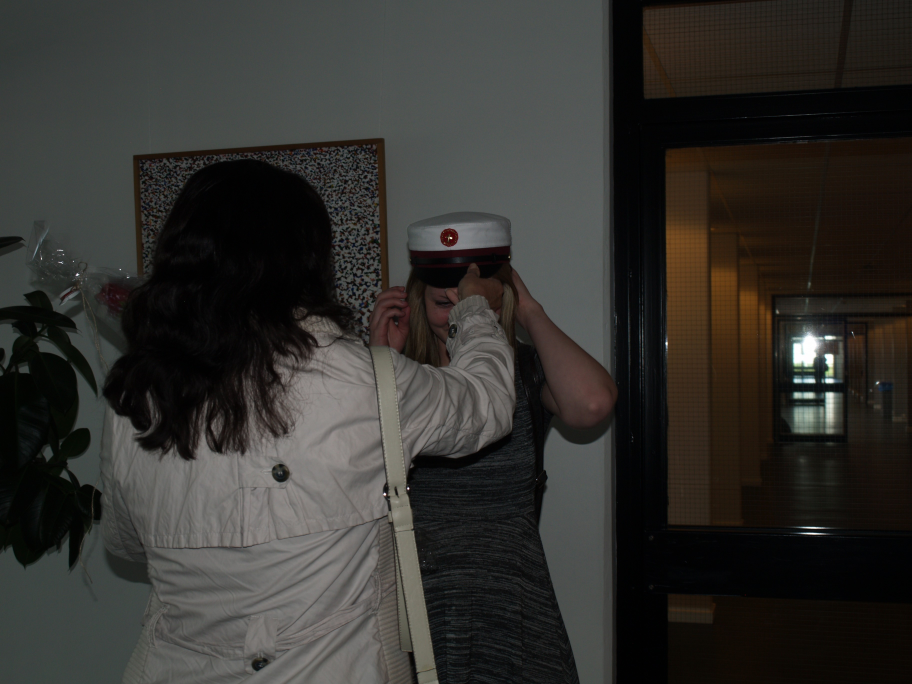
#> input picture Amanda/imagefolder/2014-06-24 17.11.40.jpg, 3648 x 2736 px, found by its file name (shown at 1/4 size); its folder holds 4 pictures in this run
$ python main.py
#> lines starting #> are read from the running program, lines starting #| are printed output that depends on the picture
### Amanda/Downsampling.py
import os
from os import listdir
import cv2 as cv
import math

# import images from folder:
# https://www.geeksforgeeks.org/how-to-iterate-through-images-in-a-folder-python/
# resize images with OpenCV:
# https://stackoverflow.com/questions/30230592/loading-all-images-using-imread-from-a-given-folder

class Downsampling:

    folder_dir = "D:\Git_repositoryries\P6ContentAwareEditing\Amanda\imagefolder"  # image path/directory
    original_img = []
    resized_img = []
    recolored_img = []
    HSV_img = []

    def import_images(self):
        print("Importing images...")
        for img in os.listdir(self.folder_dir):
            img = cv.imread(os.path.join(self.folder_dir, img))
#> img is the input picture: shape (2736, 3648, 3); mean B, G, R 46.1, 49.5, 50.9
            if img is not None:
                self.original_img.append(img)

        return self.original_img

    def rescale_images(self):

        # new image dimensions
        width = 64
        height = 64
        dimensions = (width, height)

        for img in self.original_img:
            height = img.shape[0]
            width = img.shape[1]

            # where to chop
            if width > height:
                y1 = int(img.shape[0] / 2 - height / 2)
                y2 = int(img.shape[0] / 2 + height / 2)
                x1 = int(img.shape[1] / 2 - height / 2)
                x2 = int(img.shape[1] / 2 + height / 2)
            else:
                y1 = int(img.shape[0] / 2 - width / 2)
                y2 = int(img.shape[0] / 2 + width / 2)
                x1 = int(img.shape[1] / 2 - width / 2)
                x2 = int(img.shape[1] / 2 + width / 2)

            # crop image
            img = img[y1:y2, x1:x2]

            # resize image
            img = cv.resize(img, dimensions, interpolation=cv.INTER_AREA)
            self.resized_img.append(img)
#> this loop made 4 passes
#> pass 1, in rescale_images, `img = img[y1:y2, x1:x2]`:
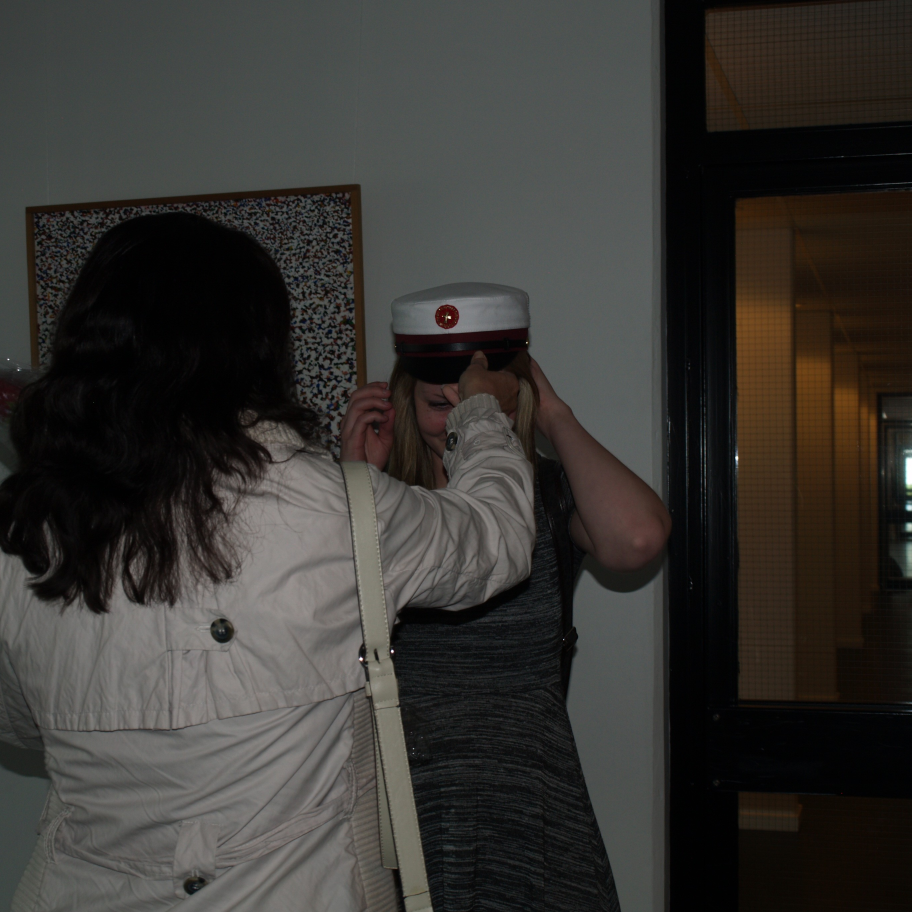
#> img: shape (2736, 2736, 3) (shown at 1/3 size); mean of channels 0, 1, 2 50.4, 53.7, 55.7; drawn as B, G, R
#> pass 1, in rescale_images, `img = cv.resize(img, dimensions, interpolation=cv.INTER_AREA)`:
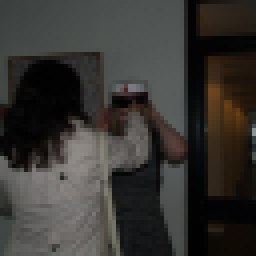
#> img: shape (64, 64, 3) (shown 4 times larger); mean of channels 0, 1, 2 50.4, 53.7, 55.7; drawn as B, G, R
#> pass 2, in rescale_images, `img = img[y1:y2, x1:x2]`:
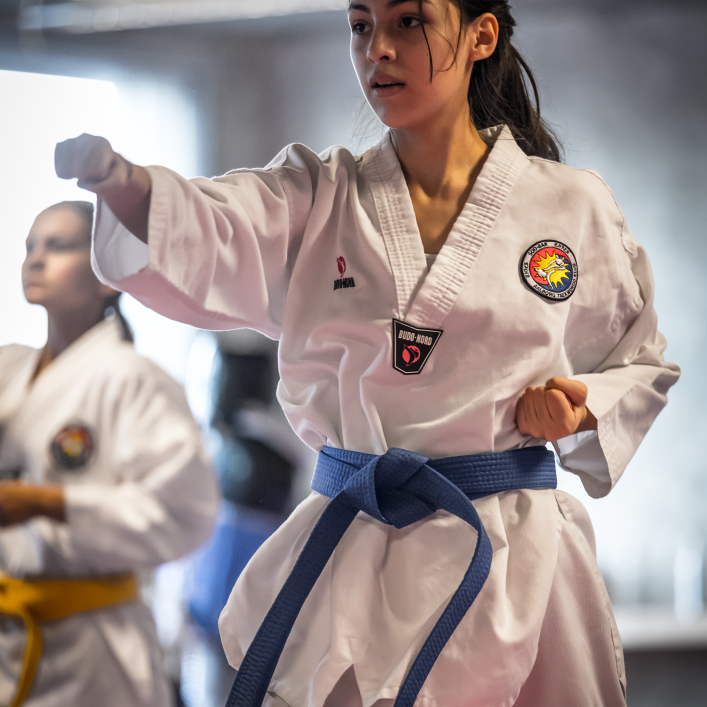
#> img: shape (1414, 1414, 3) (shown at 1/2 size); mean of channels 0, 1, 2 143.9, 145.3, 157.8; drawn as B, G, R
#> pass 2, in rescale_images, `img = cv.resize(img, dimensions, interpolation=cv.INTER_AREA)`:
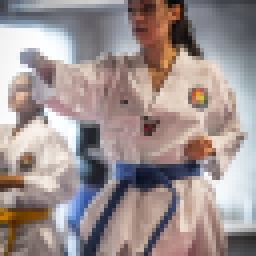
#> img: shape (64, 64, 3) (shown 4 times larger); mean of channels 0, 1, 2 143.9, 145.3, 157.8; drawn as B, G, R

        return self.resized_img

    def recolor_images(self):

        for img in self.resized_img:
            height = img.shape[0]
            width = img.shape[1]

            # remove grey pixels!
            for y in range(0, height-1):  # row
                for x in range(0, width-1):  # column

                    i = 0  # how far away from the current pixel we look for other pixels
                    kernel = [] # create a list of surrounding pixels

                    # checks if the color channels are similar
                    while all(colors == img[y, x][0] for colors in img[y, x]):

                        i += 1

                        # check if the pixels are inside the image
                        if x > 0+i and y > 0+i:
                            kernel.append(img[y-i, x-i])
                        if y > 0+i:
                            kernel.append(img[y-i, x])
                        if x < width-i and y > 0+i:
                            kernel.append(img[y-i, x+i])
                        if x > 0+i:
                            kernel.append(img[y, x-i])
                        kernel.append(img[y, x])
                        if x < width-i:
                            kernel.append(img[y, x+i])
                        if x > 0+i and y < height-i:
                            kernel.append(img[y+i, x-i])
                        if y < height-i:
                            kernel.append(img[y+i, x])
                        if x < width-i and y < height-i:
                            kernel.append(img[y+i, x+i])

                        # calculate sum of pixels within kernel
                        kernel_sum = [0, 0, 0]
                        for pixel in kernel:
                            kernel_sum += pixel

                        # calculate average and change value of pixel
                        average = kernel_sum / len(kernel)
                        img[y, x] = [round(average[0]), round(average[1]), round(average[2])]

            self.recolored_img.append(img)

        return self.recolored_img

    def BGR2HSV(self):

        for img in self.resized_img:

            # convert to HSV:
            # In OpenCV, Hue has values from 0 to 180, Saturation and Value from 0 to 255.
            # Thus, OpenCV uses HSV ranges between (0-180, 0-255, 0-255)
            img = cv.cvtColor(img, cv.COLOR_BGR2HSV)
            self.HSV_img.append(img)

        return self.HSV_img

### Amanda/Kmeans.py
import cv2 as cv
import numpy as np
import matplotlib.pyplot as plt
import PIL
from sklearn.cluster import KMeans
import warnings

from Downsampling import *

# Colors: https://towardsdatascience.com/finding-most-common-colors-in-python-47ea0767a06a
# Edges:  https://towardsdatascience.com/canny-edge-detection-step-by-step-in-python-computer-vision-b49c3a2d8123

# HSV range: H 360, S 180, V 180


class Kmeans:
    # Import images
    images = Downsampling()
    data = images.BGR2HSV()
    results = []

    debug = False

    def clustering(self):
        # Number of clusters
        clusters = KMeans(n_clusters=5)

        for img in self.data:
            # The hue for each image is stored in a list
            hue_values = []

            # Making the clustering process illumination invariant by setting saturation and value to 180.
            img[:, :, 1] = 180
            img[:, :, 2] = 180

            # Perform clustering
            clusters.fit(img.reshape(-1, 3))
            #print("img reshape", img.reshape(-1, 3))
            #print("img", img)

            # Create palette with clusters
            width = 300
            palette = np.zeros((50, width, 3), np.uint8)
            steps = width / clusters.cluster_centers_.shape[0]

            for idx, centers in enumerate(clusters.cluster_centers_):
                palette[:, int(idx * steps):(int((idx + 1) * steps)), :] = centers

            for color in clusters.cluster_centers_:
                hue_values.append(round(color[0], 2))

            self.results.append(hue_values)

            if self.debug:
                # Print results
                print("Cluster centers: \n", clusters.cluster_centers_)
                print("Most dominant hue values", self.results)

                # Show image and corresponding palette
                img = cv.cvtColor(img, cv.COLOR_HSV2BGR)
                palette = cv.cvtColor(palette, cv.COLOR_HSV2BGR)
                cv.imshow("Image BGR", img)
                cv.waitKey(0)
                cv.imshow("Palette", palette)
                cv.waitKey(0)
                cv.destroyAllWindows()

        print("Hue clusters for all images, aka. results:", len(self.results), self.results)
        return self.results

### Amanda/DBscan.py
import numpy as np
from sklearn.cluster import DBSCAN
from sklearn import metrics
from sklearn.datasets import make_blobs
from sklearn.preprocessing import StandardScaler
import matplotlib.pyplot as plt

# https://scikit-learn.org/stable/modules/generated/sklearn.cluster.DBSCAN.html
# https://scikit-learn.org/stable/auto_examples/cluster/plot_dbscan.html#sphx-glr-auto-examples-cluster-plot-dbscan-py

from Kmeans import *

class DBscan:

    # import data
    kmeans = Kmeans()
    data = kmeans.clustering()

    def classify(self):
        self.data = np.array(self.data)
        print("DTAATATAA:", self.data)

        # Compute DBSCAN
        db = DBSCAN(eps=50, min_samples=0.2).fit(self.data)
        core_samples_mask = np.zeros_like(db.labels_, dtype=bool)
        core_samples_mask[db.core_sample_indices_] = True
        labels = db.labels_

        # Number of clusters in labels, ignoring noise if present.
        n_clusters_ = len(set(labels)) - (1 if -1 in labels else 0)
        n_noise_ = list(labels).count(-1)

        print("Labels on clusters", labels)
        print("Estimated number of clusters: %d" % n_clusters_)
        print("Estimated number of noise points: %d" % n_noise_)
        print("Silhouette Coefficient: %0.3f" % metrics.silhouette_score(self.data, labels))

        # Black removed and is used for noise instead.
        unique_labels = set(labels)
        colors = [plt.cm.Spectral(each) for each in np.linspace(0, 1, len(unique_labels))]
        for k, col in zip(unique_labels, colors):
            if k == -1:
                # Black used for noise.
                col = [0, 0, 0, 1]

            class_member_mask = labels == k

            xy = self.data[class_member_mask & core_samples_mask]
            plt.plot(xy[:, 0], xy[:, 1], "o", markerfacecolor=tuple(col), markeredgecolor="k", markersize=14, )

            xy = self.data[class_member_mask & ~core_samples_mask]
            plt.plot(xy[:, 0], xy[:, 1], "o", markerfacecolor=tuple(col), markeredgecolor="k", markersize=6, )

        plt.title("Estimated number of clusters: %d" % n_clusters_)
        plt.show()

### Amanda/main.py
from Downsampling import *
from Kmeans import *
from DBscan import *
from KmeansProportion import *

if __name__ == '__main__':
    images = Downsampling()
    images.import_images()
    images.rescale_images()
    images.recolor_images()
    images.BGR2HSV()

    kmeans = Kmeans()
    kmeans.clustering()
#> after the loop in clustering (call 2), `for img in self.data:`: palette: shape (50, 300, 3); mean H, S, V 118, 180, 180
#| Hue clusters for all images, aka. results: 4 [[6.2, 78.5, 155.13, 19.12, 109.82], [134.39, 8.32, 102.08, 172.15, 112.99], [139.98, 4.29, 172.84, 122.35, 157.57], [126.76, 5.3, 169.67, 153.92, 137.73]]

    db = DBscan()
#> (the run stopped early here; a loop or call above may not have finished)
